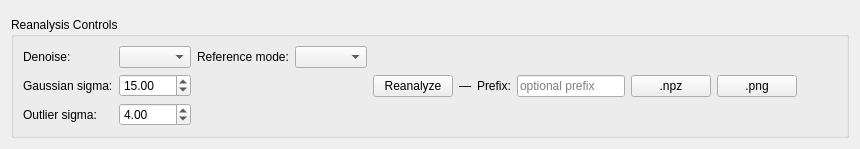
<?xml version="1.0" encoding="UTF-8"?>
<ui version="4.0">
 <class>analysis_tab_content</class>
 <widget class="QWidget" name="analysis_tab_content">
  <layout class="QVBoxLayout" name="analysis_outer_vbox">
   <property name="contentsMargins"><number>4</number><number>4</number><number>4</number><number>4</number></property>
   <item>
    <widget class="QWidget" name="analysis_display_placeholder"/>
   </item>
   <item>
    <widget class="QGroupBox" name="analysis_controls_group">
     <property name="title"><string>Reanalysis Controls</string></property>
     <property name="maximumHeight"><number>110</number></property>
     <layout class="QHBoxLayout">
      <item>
       <layout class="QFormLayout">
        <item row="0" column="0"><widget class="QLabel"><property name="text"><string>Denoise:</string></property></widget></item>
        <item row="0" column="1"><widget class="QComboBox" name="analysis_denoise_combo"/></item>
        <item row="1" column="0"><widget class="QLabel"><property name="text"><string>Gaussian sigma:</string></property></widget></item>
        <item row="1" column="1"><widget class="QDoubleSpinBox" name="analysis_sigma_spin"><property name="minimum"><double>0.1</double></property><property name="maximum"><double>100.0</double></property><property name="value"><double>15.0</double></property></widget></item>
        <item row="2" column="0"><widget class="QLabel"><property name="text"><string>Outlier sigma:</string></property></widget></item>
        <item row="2" column="1"><widget class="QDoubleSpinBox" name="analysis_outlier_spin"><property name="minimum"><double>1.0</double></property><property name="maximum"><double>20.0</double></property><property name="value"><double>4.0</double></property></widget></item>
       </layout>
      </item>
      <item>
       <layout class="QFormLayout">
        <item row="0" column="0"><widget class="QLabel"><property name="text"><string>Reference mode:</string></property></widget></item>
        <item row="0" column="1"><widget class="QComboBox" name="analysis_reference_combo"/></item>
       </layout>
      </item>
      <item><widget class="QPushButton" name="analysis_reanalyze_btn"><property name="text"><string>Reanalyze</string></property></widget></item>
      <item><widget class="QLabel" name="analysis_stats_label"><property name="text"><string>&#8212;</string></property></widget></item>
      <item>
       <layout class="QHBoxLayout">
        <item><widget class="QLabel"><property name="text"><string>Prefix:</string></property></widget></item>
        <item><widget class="QLineEdit" name="analysis_prefix_edit"><property name="placeholderText"><string>optional prefix</string></property></widget></item>
        <item><widget class="QPushButton" name="analysis_save_npz_btn"><property name="text"><string>.npz</string></property></widget></item>
        <item><widget class="QPushButton" name="analysis_save_png_btn"><property name="text"><string>.png</string></property></widget></item>
       </layout>
      </item>
      <item><spacer><property name="orientation"><enum>Qt::Horizontal</enum></property><property name="sizeHint" stdset="0"><size><width>40</width><height>20</height></size></property></spacer></item>
     </layout>
    </widget>
   </item>
  </layout>
 </widget>
</ui>
